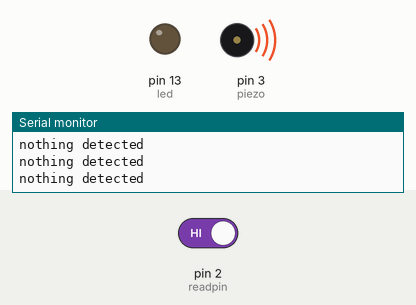
This sketch was run on a simulated Arduino Uno, built with avr-gcc and run on an emulated ATmega328P. Shown: output pins drawn as LEDs (lit = HIGH), buzzer (waves = sounding, pin HIGH), the last lines printed to the serial monitor. The test bench sets the inputs (shaded band); at power-on: pin 2 (readpin) HIGH.

Above: at 1.2 s.
1.3 s: pin 2 (readpin) driven LOW
At 2.5 s:
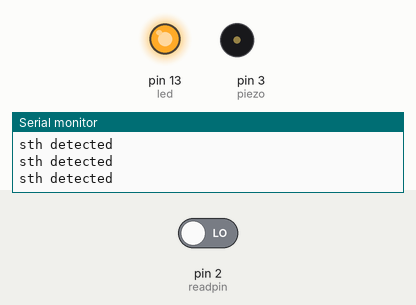
2.8 s: pin 2 (readpin) driven HIGH
At 3.8 s:
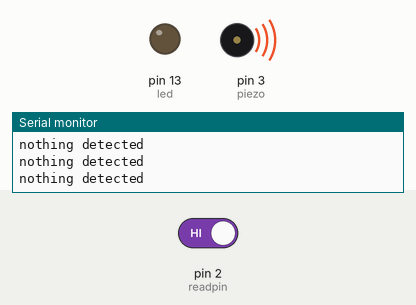
Timing chart, 0 to 5.8 s (numbered marks = the images above; inputs shaded):
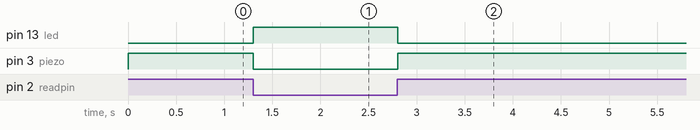

Measured:
- after the input at 1.3 s, pin 13 (led): LOW → HIGH at once; pin 3 (piezo): HIGH → LOW at once
- after the input at 2.8 s, pin 13 (led): HIGH → LOW at once; pin 3 (piezo): LOW → HIGH at once

The sketch:

hall_led.ino
```cpp
/*
name: hall sensor & piezo
Description: none
IDE version:  1.6
Author:  Lin <linyuxuanlin.github.io>
Date:    2017-3-9
*/
int readpin = 2;
int led=13;
int piezo=3;
void setup ()
{
  pinMode (readpin, INPUT) ;
  pinMode (led, OUTPUT) ;
  pinMode (piezo, OUTPUT) ;
  Serial.begin(9600);
}
void loop ()
{
  int incoming = digitalRead(readpin) ;
  //Serial.println(incoming);
  if (incoming == 0) {
    Serial.println("sth detected");
    digitalWrite(13,HIGH);
    digitalWrite(3,LOW);
  }
   if (incoming == 1) {
    Serial.println("nothing detected");
    digitalWrite(13,LOW);
    digitalWrite(3,HIGH);
  }
   delay(100);
}
```
